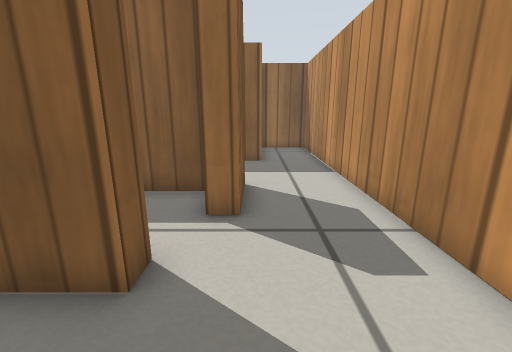
[1] (above)

20 first-person views from a walk through a Gazebo world. The camera is 0.44 m above the floor, tilts 14° down and sees 90° across. The floor is counted in squares, 0.2 m on a side. Each view is taken from the middle of a square. On the plan, view 1 faces up. The plan holds only what a view shows up to about 16 squares ahead; the rest is blank. Simple patterns stand in for the simulator's built-in surfaces.

[2]
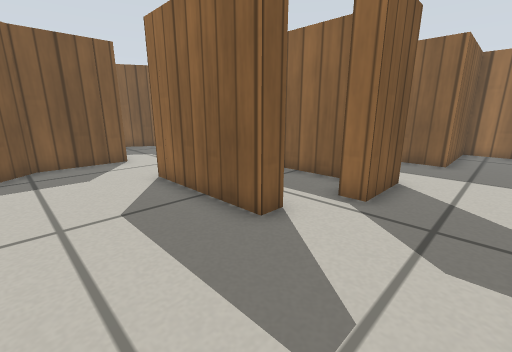

[3]
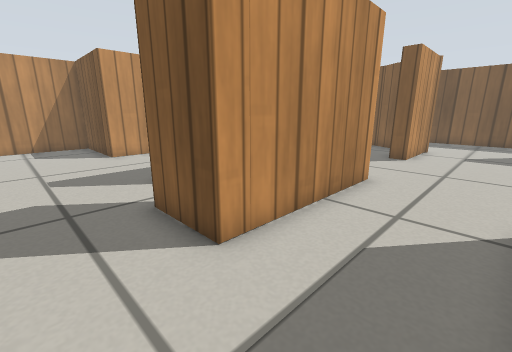

[4]
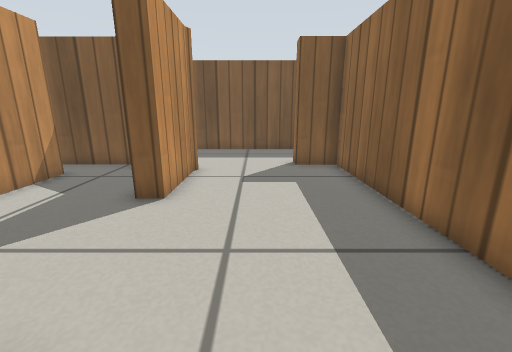

[5]
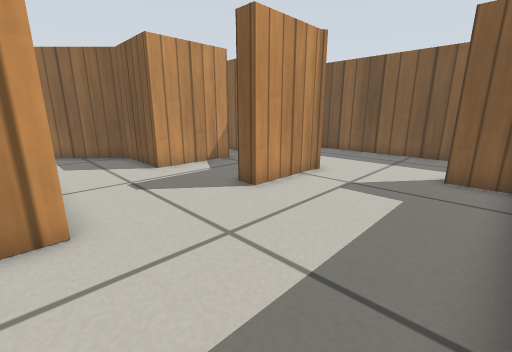

[6]
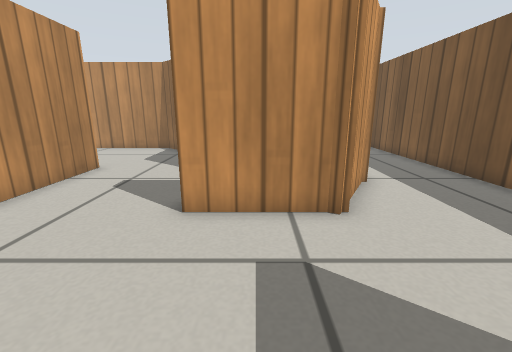

[7]
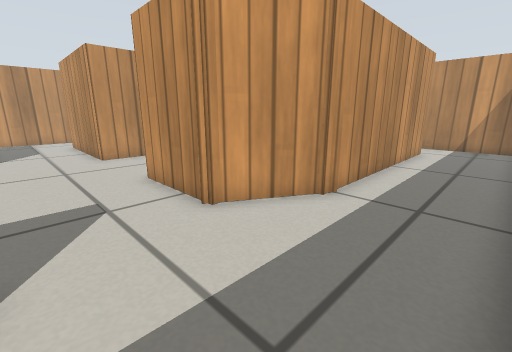

[8]
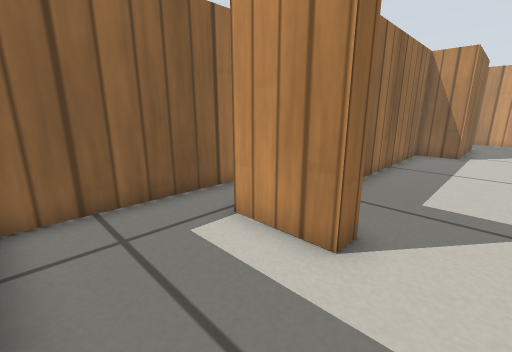

[9]
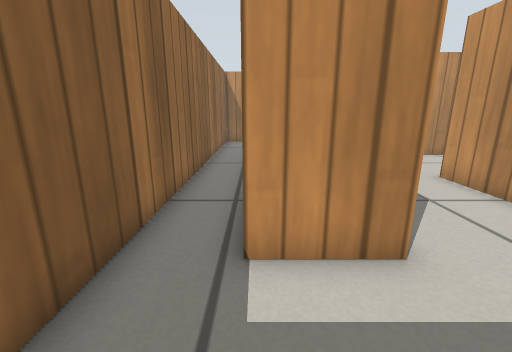

[10]
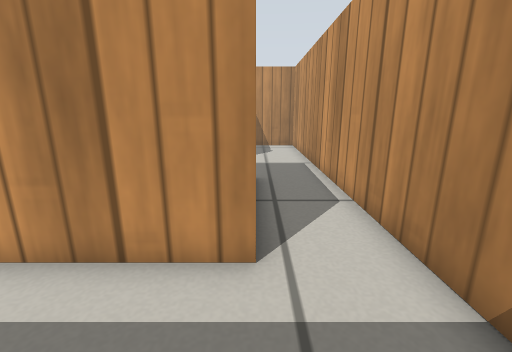

[11]
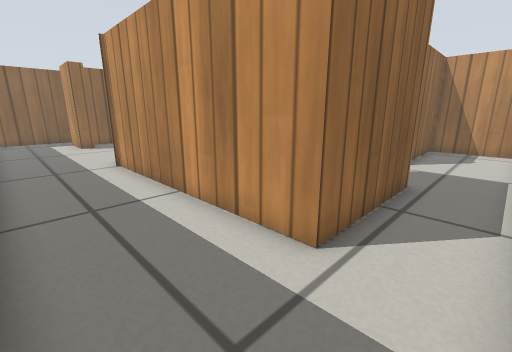

[12]
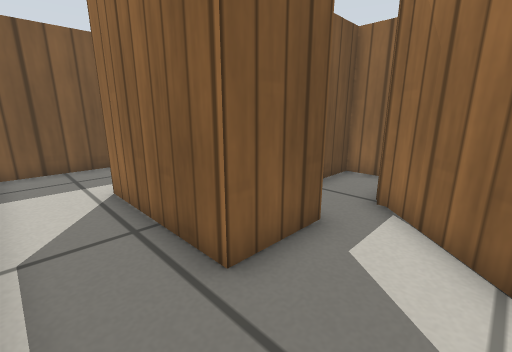

[13]
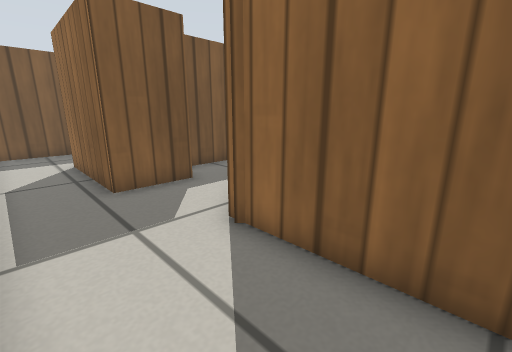

[14]
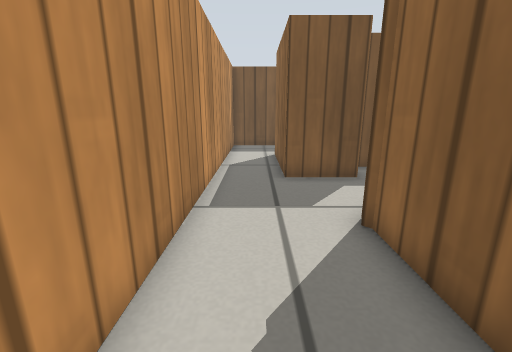

[15]
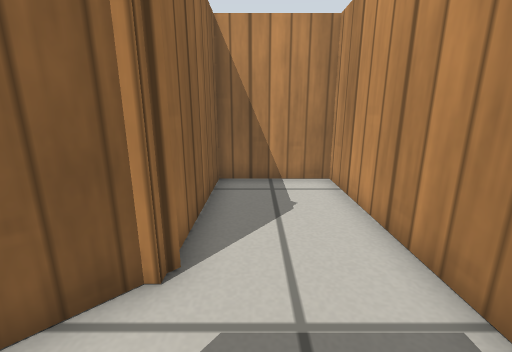

[16]
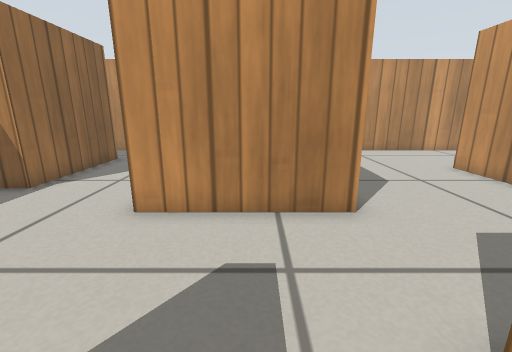

[17]
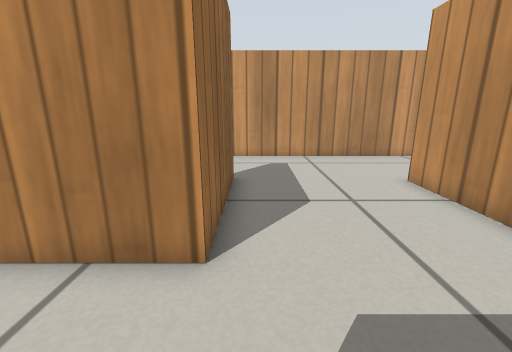

[18]
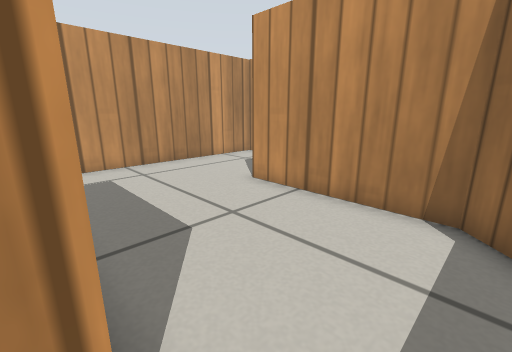

[19]
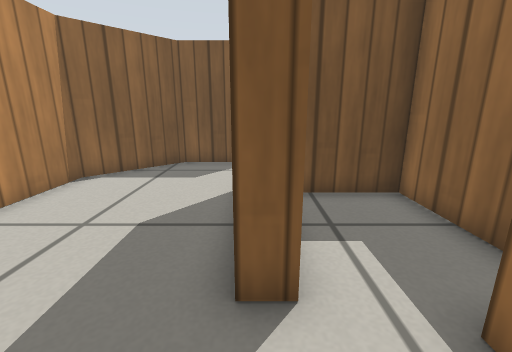

[20]
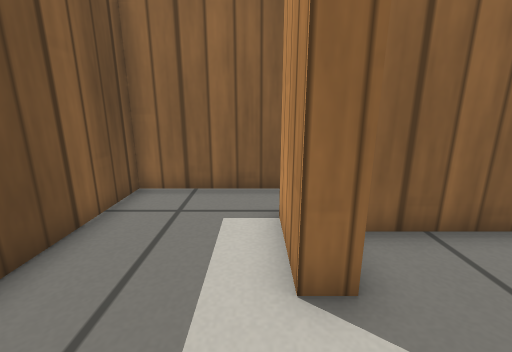

### Floor plan
Ten units are one square. View 1 is at (0, 0); x grows to the right and y downward. Boxes are objects, and circles mark ways between rooms. Rooms are numbered by the first view taken in them; rooms with no view inside come last. Other rooms are left out.
<svg viewBox="-209 -167 245 247">
<path fill="none" stroke="#000" d="M-141 -30 -103 -30 -103 2 -75 30 -18 30 -18 75 31 75 31 -162 3 -162 3 -117 -47 -117 -47 -134 -158 -134 -158 -117 -166 -117 -166 -143M-151 -57 -159 -44M-158 -46 -158 -7M-16 -36 -16 -28 -66 -28 -66 -76 -2 -76M-168 -44 -149 -77 -146 -76 -113 -76 -113 -68M-14 -70 -58 -70 -58 -43M-3 -79 -3 -53 -11 -53M-166 50 -166 -50M-164 -162 -204 -162 -204 71M-201 75 -176 75M-116 24 -116 50 -166 50M-120 -23 -133 -23 -133 19M-176 75 -26 75 -26 38 -79 38 -109 7"/>
<circle cx="-165" cy="65" r="3" fill="#2a7"/>
<text x="-90" y="-50">1</text>
<text x="-100" y="50">2</text>
</svg>
Room 1 opens to room 2.

Where each view was taken, in squares from view 1:
view 1: 0 up, 0 right, facing up
view 2: 1 down, 2 right, facing up-left
view 3: 11 up, 2 right, facing down-left
view 4: 10 up, 5 left, facing left
view 5: 13 up, 6 left, facing down-left
view 6: 13 up, 13 left, facing down
view 7: 11 up, 20 left, facing down-right
view 8: 10 up, 20 left, facing up-right
view 9: 14 up, 20 left, facing right
view 10: 5 down, 20 left, facing right
view 11: 7 down, 20 left, facing up-right
view 12: 7 down, 9 left, facing up-left
view 13: 7 down, 4 left, facing up-left
view 14: 6 down, 3 left, facing left
view 15: 5 down, 11 left, facing right
view 16: 5 up, 12 left, facing right
view 17: 2 up, 10 left, facing right
view 18: 3 up, 8 left, facing down-right
view 19: 3 up, 1 right, facing left
view 20: 9 up, 17 left, facing up
